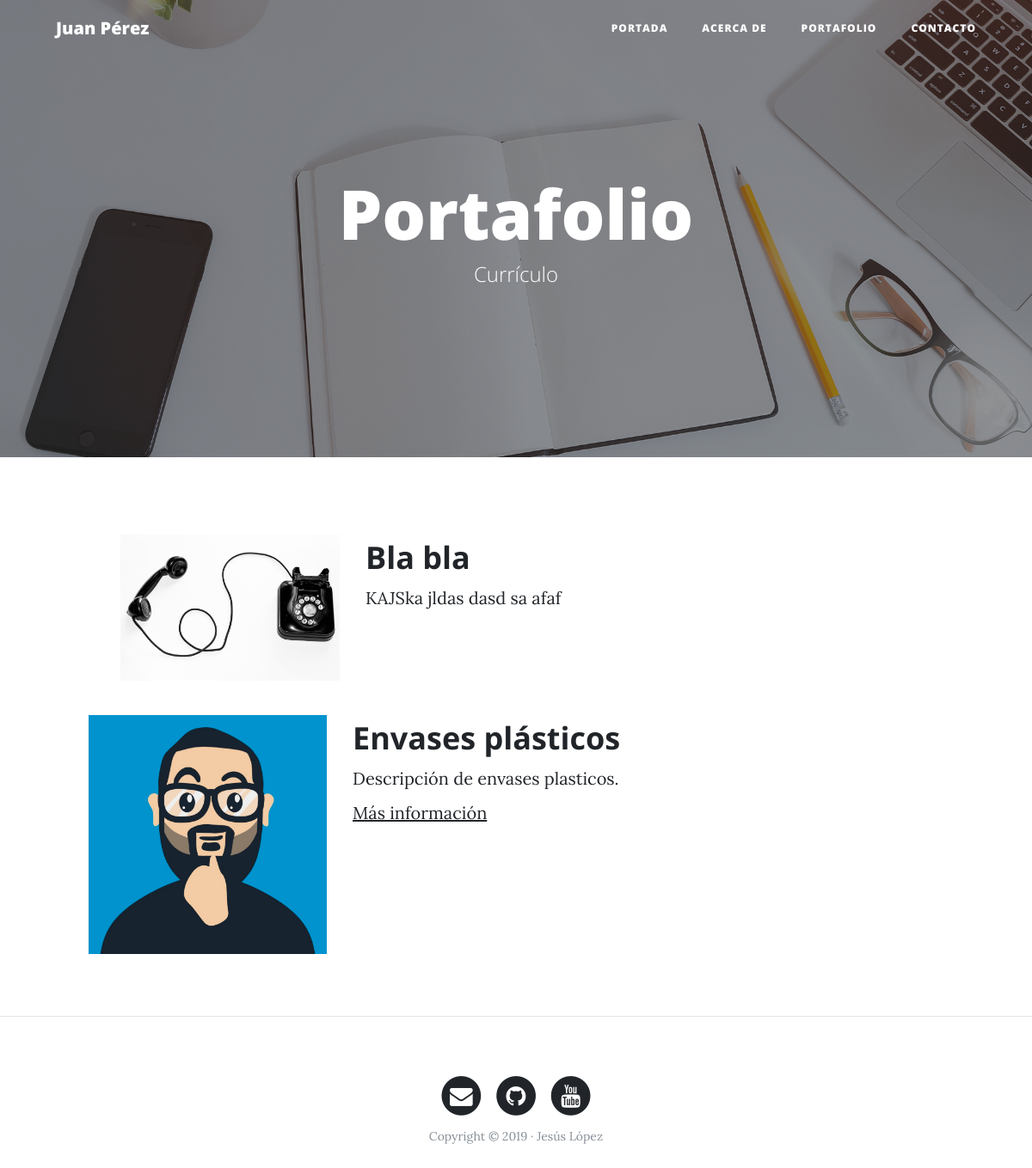
The page /portfolio/ on the database its author committed.
### portfolio/models.py (models this page shows, shortened)
class Project(models.Model):
    title = models.CharField(max_length=200, verbose_name='Título')
    description = models.TextField(verbose_name='Descripción')
    image = models.ImageField(verbose_name='Imagen', upload_to='projects')
    link = models.URLField(verbose_name='Dirección web', null=True, blank=True)
    created_at = models.DateTimeField(auto_now_add=True, verbose_name='Fecha Creación')
    updated_at = models.DateTimeField(auto_now=True, verbose_name='Fecha Actualización')
    class Meta:
        verbose_name = 'proyecto'
        verbose_name_plural = 'proyectos'
        ordering = ['-created_at']

### portfolio/views.py (the view)
# urls.py: path('portfolio/', portfolio_views.portfolio, name='portfolio'),
def portfolio(request):
    projects = Project.objects.all()
    return render(request, "portfolio/portfolio.html", {'projects':projects})

### portfolio/templates/portfolio/portfolio.html (shortened to what this page needs)
{% extends 'core/base.html' %}
{% block headers %}
<h1>Portafolio</h1>
                  <span class="subheading">Currículo</span>
{% endblock %}
{% block background %}{% load static %}{% static 'core/img/portfolio-bg.jpg' %}{% endblock %}
{% block content %}
{% load static %}
    {% for project in projects %}
        <div class="row project">
            <div class="col-lg-3 col-md-4 offset-lg-1">
                <img class="img-fluid" src="{{project.image.url}}" alt="">
            </div>
          <div class="col-lg-7 col-md-8">
                <h2 class="section-heading title">{{project.title}}</h2>
            <p>{{project.description}}</p>
            {% if project.link %}
                <p><a href="{{project.link}}">Más información</a></p>
            {% endif %}
            </div>
        </div>
        </div>
    {% endfor %}
{% endblock %}

### rows shown on the page
Project: image (picture), title "Bla bla", description "KAJSka jldas dasd sa afaf"
Project: image (placeholder picture), title "Envases plásticos", description "Descripción de envases plasticos."
